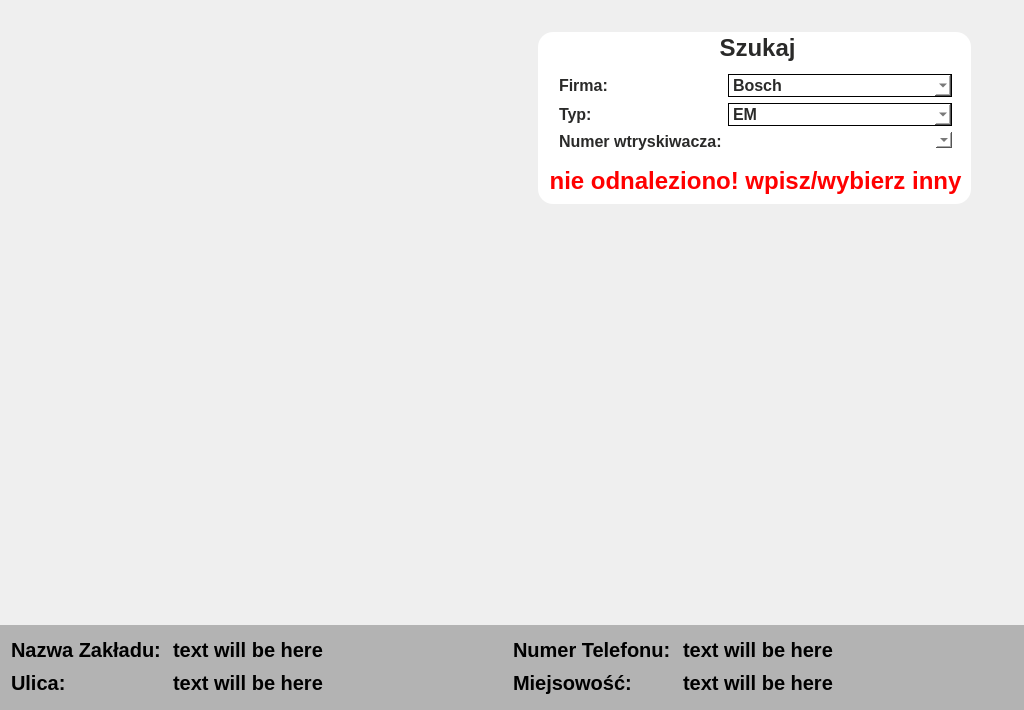
<?xml version="1.0" encoding="UTF-8"?>
<ui version="4.0">
 <class>MenuWidget</class>
 <widget class="QWidget" name="MenuWidget">
  <property name="geometry">
   <rect>
    <x>0</x>
    <y>0</y>
    <width>1024</width>
    <height>710</height>
   </rect>
  </property>
  <property name="sizePolicy">
   <sizepolicy hsizetype="Fixed" vsizetype="Fixed">
    <horstretch>0</horstretch>
    <verstretch>0</verstretch>
   </sizepolicy>
  </property>
  <property name="minimumSize">
   <size>
    <width>1024</width>
    <height>710</height>
   </size>
  </property>
  <property name="maximumSize">
   <size>
    <width>16777215</width>
    <height>16777215</height>
   </size>
  </property>
  <property name="font">
   <font>
    <pointsize>12</pointsize>
    <weight>75</weight>
    <bold>true</bold>
   </font>
  </property>
  <layout class="QGridLayout" name="gridLayout_2">
   <property name="leftMargin">
    <number>0</number>
   </property>
   <property name="topMargin">
    <number>32</number>
   </property>
   <property name="rightMargin">
    <number>0</number>
   </property>
   <property name="bottomMargin">
    <number>0</number>
   </property>
   <item row="2" column="0">
    <spacer name="verticalSpacer">
     <property name="orientation">
      <enum>Qt::Vertical</enum>
     </property>
     <property name="sizeHint" stdset="0">
      <size>
       <width>20</width>
       <height>40</height>
      </size>
     </property>
    </spacer>
   </item>
   <item row="3" column="0">
    <layout class="QHBoxLayout" name="horizontalLayout_2">
     <property name="spacing">
      <number>0</number>
     </property>
     <item>
      <spacer name="horizontalSpacer_3">
       <property name="orientation">
        <enum>Qt::Horizontal</enum>
       </property>
       <property name="sizeType">
        <enum>QSizePolicy::MinimumExpanding</enum>
       </property>
       <property name="sizeHint" stdset="0">
        <size>
         <width>32</width>
         <height>20</height>
        </size>
       </property>
      </spacer>
     </item>
     <item>
      <layout class="QVBoxLayout" name="verticalLayout">
       <property name="spacing">
        <number>20</number>
       </property>
       <property name="bottomMargin">
        <number>15</number>
       </property>
       <item>
        <widget class="QToolButton" name="diagnosticButton">
         <property name="sizePolicy">
          <sizepolicy hsizetype="Fixed" vsizetype="Fixed">
           <horstretch>0</horstretch>
           <verstretch>0</verstretch>
          </sizepolicy>
         </property>
         <property name="autoFillBackground">
          <bool>false</bool>
         </property>
         <property name="styleSheet">
          <string notr="true">border: none;
outline: none;</string>
         </property>
         <property name="icon">
          <iconset resource="resources.qrc">
           <normaloff>:/icons/tools_diagnostic.png</normaloff>:/icons/tools_diagnostic.png</iconset>
         </property>
         <property name="iconSize">
          <size>
           <width>430</width>
           <height>188</height>
          </size>
         </property>
        </widget>
       </item>
       <item>
        <widget class="QToolButton" name="databaseButton">
         <property name="sizePolicy">
          <sizepolicy hsizetype="Fixed" vsizetype="Fixed">
           <horstretch>0</horstretch>
           <verstretch>0</verstretch>
          </sizepolicy>
         </property>
         <property name="autoFillBackground">
          <bool>false</bool>
         </property>
         <property name="styleSheet">
          <string notr="true">border: none;
outline: none;</string>
         </property>
         <property name="icon">
          <iconset resource="resources.qrc">
           <normaloff>:/icons/database_icon.png</normaloff>:/icons/database_icon.png</iconset>
         </property>
         <property name="iconSize">
          <size>
           <width>430</width>
           <height>188</height>
          </size>
         </property>
        </widget>
       </item>
       <item>
        <widget class="QToolButton" name="settingsButton">
         <property name="sizePolicy">
          <sizepolicy hsizetype="Fixed" vsizetype="Fixed">
           <horstretch>0</horstretch>
           <verstretch>0</verstretch>
          </sizepolicy>
         </property>
         <property name="autoFillBackground">
          <bool>false</bool>
         </property>
         <property name="styleSheet">
          <string notr="true">border: none;
outline: none;</string>
         </property>
         <property name="icon">
          <iconset resource="resources.qrc">
           <normaloff>:/icons/settings_icon.png</normaloff>:/icons/settings_icon.png</iconset>
         </property>
         <property name="iconSize">
          <size>
           <width>430</width>
           <height>188</height>
          </size>
         </property>
        </widget>
       </item>
      </layout>
     </item>
     <item>
      <spacer name="horizontalSpacer">
       <property name="orientation">
        <enum>Qt::Horizontal</enum>
       </property>
       <property name="sizeHint" stdset="0">
        <size>
         <width>40</width>
         <height>20</height>
        </size>
       </property>
      </spacer>
     </item>
     <item>
      <layout class="QVBoxLayout" name="verticalLayout_2">
       <property name="spacing">
        <number>6</number>
       </property>
       <property name="bottomMargin">
        <number>15</number>
       </property>
       <item>
        <widget class="QGroupBox" name="groupBox">
         <property name="sizePolicy">
          <sizepolicy hsizetype="Preferred" vsizetype="Fixed">
           <horstretch>0</horstretch>
           <verstretch>0</verstretch>
          </sizepolicy>
         </property>
         <property name="font">
          <font>
           <pointsize>18</pointsize>
           <weight>75</weight>
           <bold>true</bold>
          </font>
         </property>
         <property name="styleSheet">
          <string notr="true">background-color:white;
border-radius: 15px;
border-width: 1px;
color: #2a2a29;</string>
         </property>
         <property name="title">
          <string>Szukaj</string>
         </property>
         <property name="alignment">
          <set>Qt::AlignCenter</set>
         </property>
         <layout class="QGridLayout" name="gridLayout">
          <property name="topMargin">
           <number>32</number>
          </property>
          <property name="rightMargin">
           <number>9</number>
          </property>
          <property name="bottomMargin">
           <number>9</number>
          </property>
          <item row="0" column="1">
           <layout class="QFormLayout" name="formLayout_2">
            <property name="fieldGrowthPolicy">
             <enum>QFormLayout::AllNonFixedFieldsGrow</enum>
            </property>
            <property name="horizontalSpacing">
             <number>6</number>
            </property>
            <property name="leftMargin">
             <number>10</number>
            </property>
            <property name="topMargin">
             <number>10</number>
            </property>
            <property name="rightMargin">
             <number>10</number>
            </property>
            <property name="bottomMargin">
             <number>10</number>
            </property>
            <item row="0" column="0">
             <widget class="QLabel" name="label_2">
              <property name="font">
               <font>
                <pointsize>12</pointsize>
                <weight>75</weight>
                <bold>true</bold>
               </font>
              </property>
              <property name="text">
               <string>Firma:</string>
              </property>
             </widget>
            </item>
            <item row="0" column="1">
             <widget class="QComboBox" name="companyBox">
              <property name="font">
               <font>
                <pointsize>12</pointsize>
                <weight>75</weight>
                <bold>true</bold>
               </font>
              </property>
              <property name="styleSheet">
               <string notr="true">border-style: inset;</string>
              </property>
              <item>
               <property name="text">
                <string>Bosch</string>
               </property>
              </item>
              <item>
               <property name="text">
                <string>Siemens</string>
               </property>
              </item>
              <item>
               <property name="text">
                <string>Denso</string>
               </property>
              </item>
              <item>
               <property name="text">
                <string>Delphi</string>
               </property>
              </item>
             </widget>
            </item>
            <item row="1" column="0">
             <widget class="QLabel" name="label">
              <property name="font">
               <font>
                <pointsize>12</pointsize>
                <weight>75</weight>
                <bold>true</bold>
               </font>
              </property>
              <property name="text">
               <string>Typ:</string>
              </property>
             </widget>
            </item>
            <item row="1" column="1">
             <widget class="QComboBox" name="typeBox">
              <property name="enabled">
               <bool>true</bool>
              </property>
              <property name="font">
               <font>
                <pointsize>12</pointsize>
                <weight>75</weight>
                <bold>true</bold>
               </font>
              </property>
              <property name="styleSheet">
               <string notr="true">border-style: inset;</string>
              </property>
              <item>
               <property name="text">
                <string>EM</string>
               </property>
              </item>
              <item>
               <property name="text">
                <string>Piezo</string>
               </property>
              </item>
             </widget>
            </item>
            <item row="2" column="0">
             <widget class="QLabel" name="label_3">
              <property name="font">
               <font>
                <pointsize>12</pointsize>
                <weight>75</weight>
                <bold>true</bold>
               </font>
              </property>
              <property name="text">
               <string>Numer wtryskiwacza:</string>
              </property>
             </widget>
            </item>
            <item row="2" column="1">
             <widget class="QComboBox" name="numbersBox">
              <property name="styleSheet">
               <string notr="true">border-style: inset;
font: bold 12pt;
QComboBox::editable{
font: bold 12pt;
}</string>
              </property>
              <property name="editable">
               <bool>true</bool>
              </property>
             </widget>
            </item>
           </layout>
          </item>
          <item row="1" column="1">
           <widget class="QLabel" name="notFoundLabel">
            <property name="font">
             <font>
              <pointsize>18</pointsize>
              <weight>75</weight>
              <bold>true</bold>
             </font>
            </property>
            <property name="styleSheet">
             <string notr="true">color: red;</string>
            </property>
            <property name="text">
             <string>nie odnaleziono! wpisz/wybierz inny</string>
            </property>
            <property name="textFormat">
             <enum>Qt::PlainText</enum>
            </property>
            <property name="alignment">
             <set>Qt::AlignCenter</set>
            </property>
           </widget>
          </item>
         </layout>
        </widget>
       </item>
       <item alignment="Qt::AlignHCenter">
        <widget class="QToolButton" name="searchButton">
         <property name="sizePolicy">
          <sizepolicy hsizetype="Fixed" vsizetype="Fixed">
           <horstretch>0</horstretch>
           <verstretch>0</verstretch>
          </sizepolicy>
         </property>
         <property name="autoFillBackground">
          <bool>false</bool>
         </property>
         <property name="styleSheet">
          <string notr="true">border: none;
outline: none;</string>
         </property>
         <property name="icon">
          <iconset resource="resources.qrc">
           <normaloff>:/icons/search_button.png</normaloff>:/icons/search_button.png</iconset>
         </property>
         <property name="iconSize">
          <size>
           <width>280</width>
           <height>52</height>
          </size>
         </property>
        </widget>
       </item>
       <item>
        <spacer name="verticalSpacer_3">
         <property name="orientation">
          <enum>Qt::Vertical</enum>
         </property>
         <property name="sizeType">
          <enum>QSizePolicy::Expanding</enum>
         </property>
         <property name="sizeHint" stdset="0">
          <size>
           <width>20</width>
           <height>40</height>
          </size>
         </property>
        </spacer>
       </item>
       <item>
        <widget class="QLabel" name="pictureLabel">
         <property name="sizePolicy">
          <sizepolicy hsizetype="Fixed" vsizetype="Fixed">
           <horstretch>0</horstretch>
           <verstretch>0</verstretch>
          </sizepolicy>
         </property>
         <property name="autoFillBackground">
          <bool>false</bool>
         </property>
         <property name="text">
          <string/>
         </property>
         <property name="pixmap">
          <pixmap resource="resources.qrc">:/icons/hardware_photo.png</pixmap>
         </property>
        </widget>
       </item>
       <item>
        <spacer name="verticalSpacer_4">
         <property name="orientation">
          <enum>Qt::Vertical</enum>
         </property>
         <property name="sizeHint" stdset="0">
          <size>
           <width>20</width>
           <height>40</height>
          </size>
         </property>
        </spacer>
       </item>
       <item alignment="Qt::AlignRight">
        <widget class="QToolButton" name="exitButton">
         <property name="sizePolicy">
          <sizepolicy hsizetype="Fixed" vsizetype="Fixed">
           <horstretch>0</horstretch>
           <verstretch>0</verstretch>
          </sizepolicy>
         </property>
         <property name="autoFillBackground">
          <bool>false</bool>
         </property>
         <property name="styleSheet">
          <string notr="true">border: none;
outline: none;</string>
         </property>
         <property name="icon">
          <iconset resource="resources.qrc">
           <normaloff>:/icons/close_icon.png</normaloff>:/icons/close_icon.png</iconset>
         </property>
         <property name="iconSize">
          <size>
           <width>280</width>
           <height>52</height>
          </size>
         </property>
        </widget>
       </item>
      </layout>
     </item>
     <item>
      <spacer name="horizontalSpacer_4">
       <property name="orientation">
        <enum>Qt::Horizontal</enum>
       </property>
       <property name="sizeType">
        <enum>QSizePolicy::MinimumExpanding</enum>
       </property>
       <property name="sizeHint" stdset="0">
        <size>
         <width>32</width>
         <height>20</height>
        </size>
       </property>
      </spacer>
     </item>
    </layout>
   </item>
   <item row="5" column="0">
    <spacer name="verticalSpacer_2">
     <property name="orientation">
      <enum>Qt::Vertical</enum>
     </property>
     <property name="sizeHint" stdset="0">
      <size>
       <width>20</width>
       <height>40</height>
      </size>
     </property>
    </spacer>
   </item>
   <item row="6" column="0">
    <widget class="QWidget" name="widget" native="true">
     <property name="sizePolicy">
      <sizepolicy hsizetype="Expanding" vsizetype="MinimumExpanding">
       <horstretch>0</horstretch>
       <verstretch>0</verstretch>
      </sizepolicy>
     </property>
     <property name="minimumSize">
      <size>
       <width>0</width>
       <height>85</height>
      </size>
     </property>
     <property name="styleSheet">
      <string notr="true">background-color: #b3b3b3;</string>
     </property>
     <layout class="QGridLayout" name="gridLayout_3">
      <property name="horizontalSpacing">
       <number>10</number>
      </property>
      <item row="1" column="0">
       <widget class="QLabel" name="label_5">
        <property name="font">
         <font>
          <pointsize>15</pointsize>
          <weight>75</weight>
          <bold>true</bold>
         </font>
        </property>
        <property name="text">
         <string>Ulica:</string>
        </property>
       </widget>
      </item>
      <item row="1" column="1">
       <widget class="QLineEdit" name="ownerStreet">
        <property name="font">
         <font>
          <pointsize>15</pointsize>
          <weight>75</weight>
          <bold>true</bold>
         </font>
        </property>
        <property name="text">
         <string>text will be here</string>
        </property>
        <property name="frame">
         <bool>false</bool>
        </property>
       </widget>
      </item>
      <item row="0" column="0">
       <widget class="QLabel" name="label_4">
        <property name="font">
         <font>
          <pointsize>15</pointsize>
          <weight>75</weight>
          <bold>true</bold>
         </font>
        </property>
        <property name="text">
         <string>Nazwa Zakładu:</string>
        </property>
       </widget>
      </item>
      <item row="1" column="3">
       <widget class="QLineEdit" name="ownerCity">
        <property name="font">
         <font>
          <pointsize>15</pointsize>
          <weight>75</weight>
          <bold>true</bold>
         </font>
        </property>
        <property name="text">
         <string>text will be here</string>
        </property>
        <property name="frame">
         <bool>false</bool>
        </property>
       </widget>
      </item>
      <item row="0" column="1">
       <widget class="QLineEdit" name="ownerName">
        <property name="font">
         <font>
          <pointsize>15</pointsize>
          <weight>75</weight>
          <bold>true</bold>
         </font>
        </property>
        <property name="text">
         <string>text will be here</string>
        </property>
        <property name="frame">
         <bool>false</bool>
        </property>
       </widget>
      </item>
      <item row="0" column="3">
       <widget class="QLineEdit" name="ownerPhone">
        <property name="font">
         <font>
          <pointsize>15</pointsize>
          <weight>75</weight>
          <bold>true</bold>
         </font>
        </property>
        <property name="text">
         <string>text will be here</string>
        </property>
        <property name="frame">
         <bool>false</bool>
        </property>
       </widget>
      </item>
      <item row="0" column="2">
       <widget class="QLabel" name="label_6">
        <property name="font">
         <font>
          <pointsize>15</pointsize>
          <weight>75</weight>
          <bold>true</bold>
         </font>
        </property>
        <property name="text">
         <string>Numer Telefonu:</string>
        </property>
       </widget>
      </item>
      <item row="1" column="2">
       <widget class="QLabel" name="label_7">
        <property name="font">
         <font>
          <pointsize>15</pointsize>
          <weight>75</weight>
          <bold>true</bold>
         </font>
        </property>
        <property name="text">
         <string>Miejsowość:</string>
        </property>
       </widget>
      </item>
     </layout>
    </widget>
   </item>
  </layout>
 </widget>
 <layoutdefault spacing="6" margin="11"/>
 <resources>
  <include location="resources.qrc"/>
 </resources>
 <connections/>
</ui>
